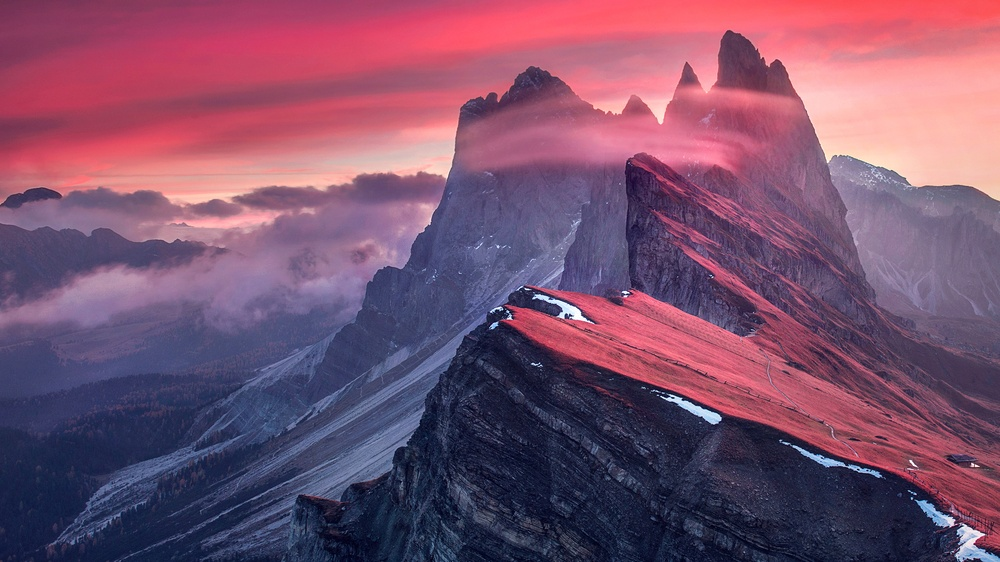
#> input picture pycv/src.JPG, 1000 x 562 px, shrunk from 4267 x 2400 before the run, found by its file name
$ python pylib3.py
#> lines starting #> are read from the running program, lines starting #| are printed output that depends on the picture
from PIL import Image
from pylab import *

im=array(Image.open("src.jpg").convert("L"))
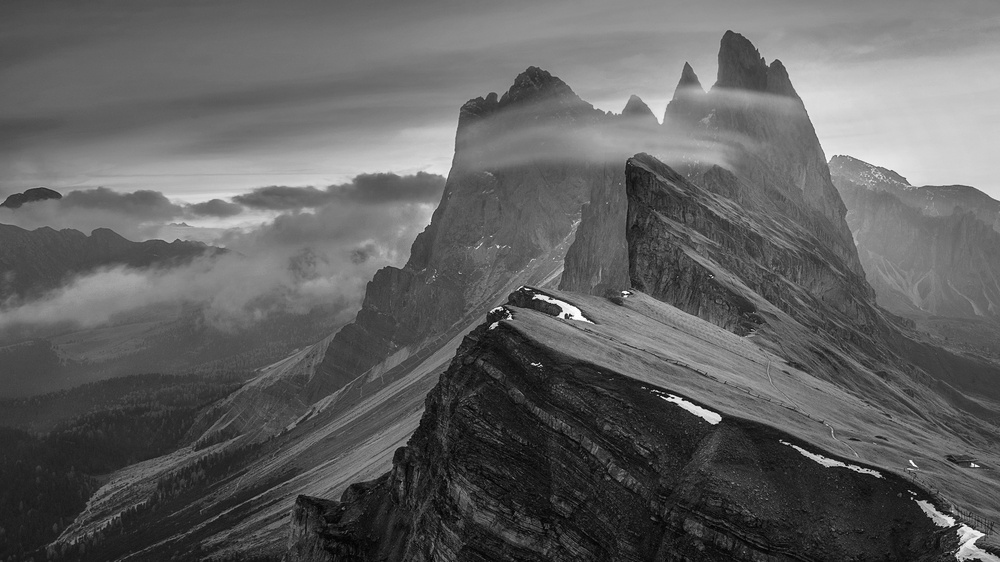
#> im: shape (562, 1000); min 2, max 255, mean 97.1
#新建图
figure()

#轮廓
gray()
contour(im, origin='image')
axis('equal')
axis('off')

#新建另外一个
figure()
#直方图
hist(im.flatten(),128)

show()
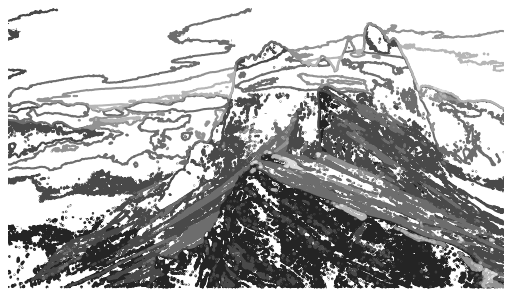
#> figure drawn by matplotlib, 1 panel
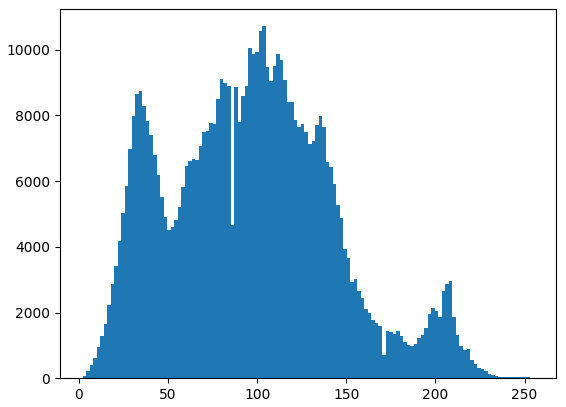
#> figure drawn by matplotlib, 1 panel; tallest bar 10718 high, from x = 102.8 to 104.8
